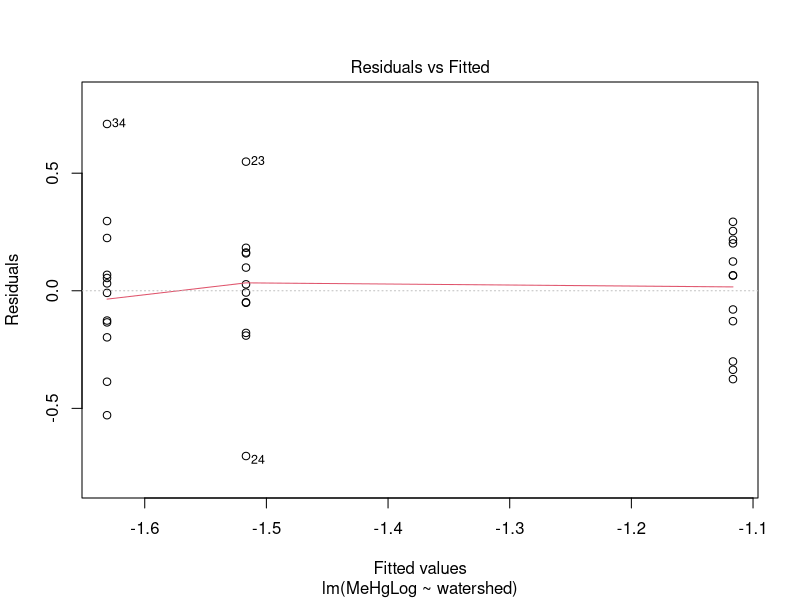
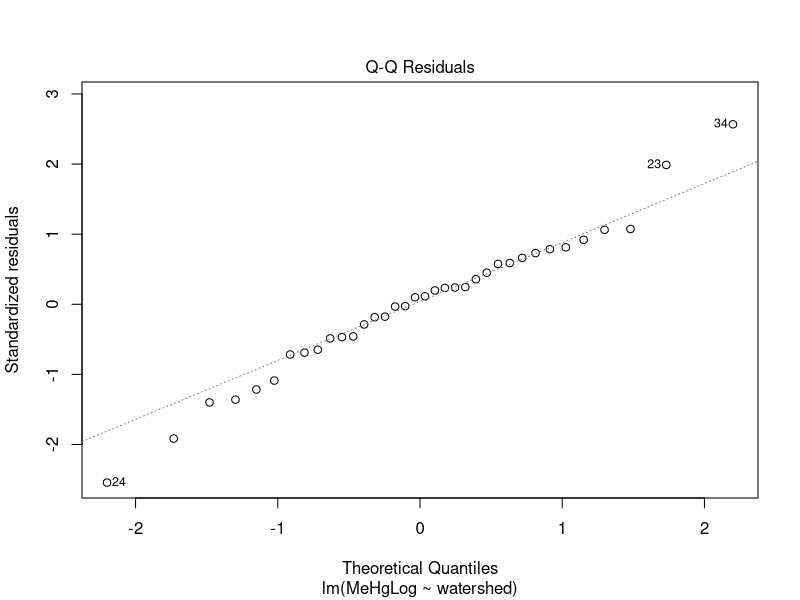
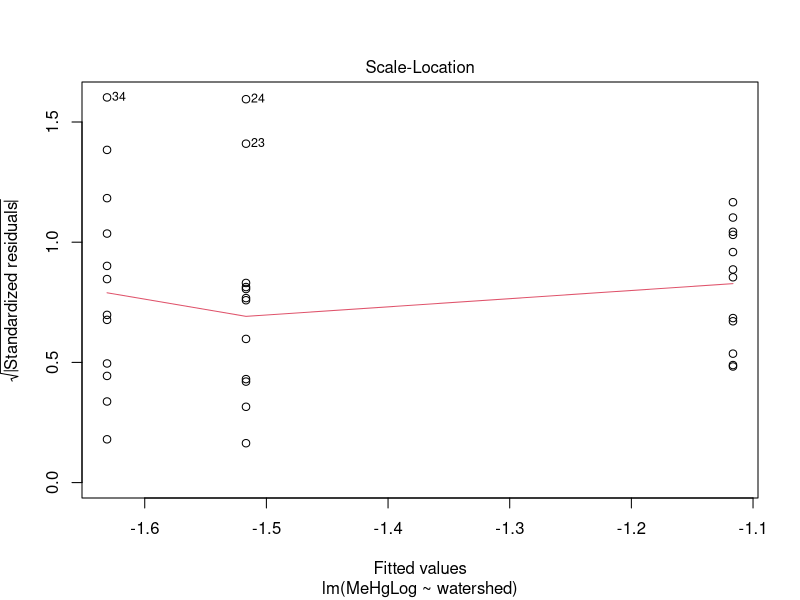
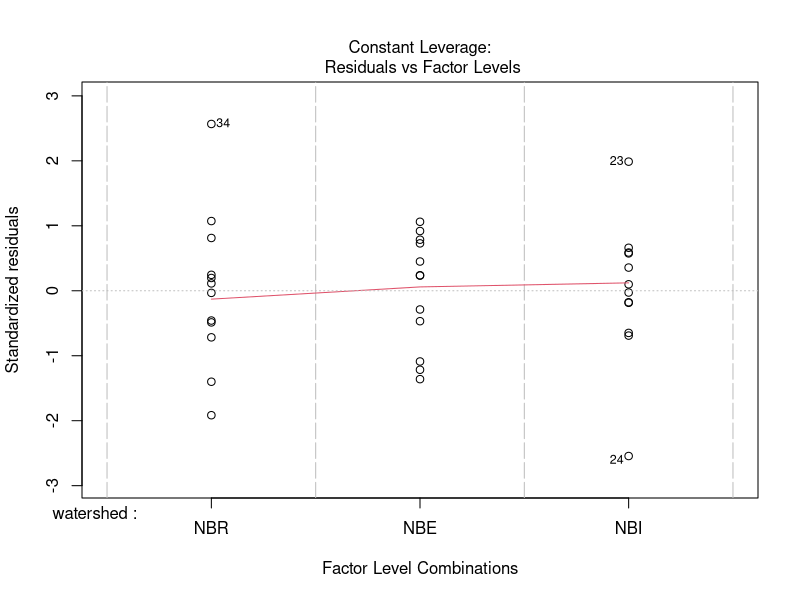
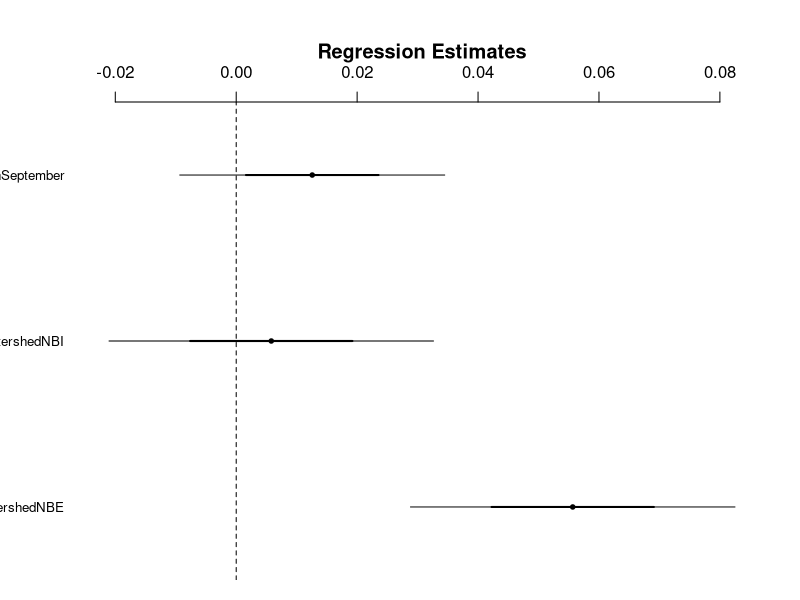
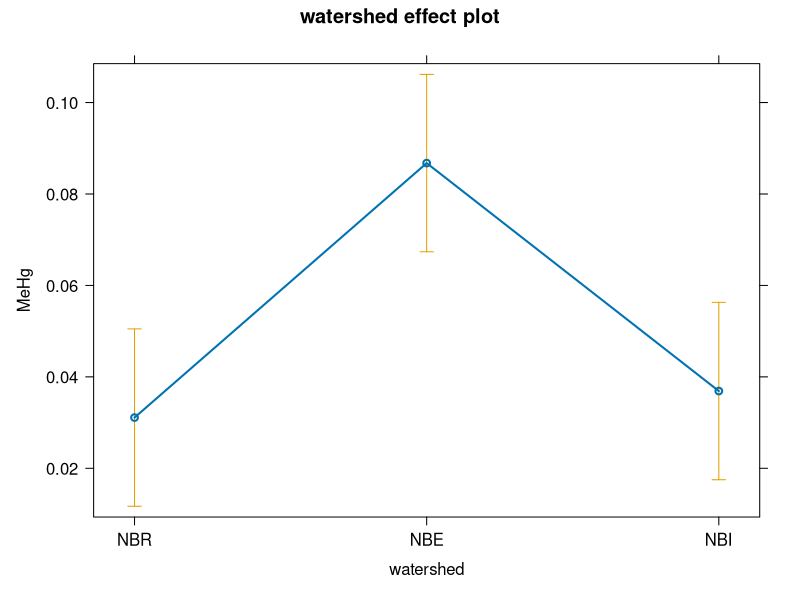

These charts were generated, in order, by the following R code:
######
#Assignment 6
#Linear models 
######
#Hypothesis: Does forestry in NB impact MeHg levels in streamwater in watersheds with
#varying levels of forestry intensity?  
#libraries
library(readr)
library(effects)
library(emmeans)
library(dplyr)
library(ggplot2)
library(arm)
library(car)
library(stringr)

waterMeHg<-read_csv("assignment6/SeptemberOctober2018MeHgFieldresults.csv")
waterMeHg$MeHgLog <- log(waterMeHg$MeHg, 10)

#arranging the sites from least harvested to most intensely harvested 
waterMeHg <- mutate(waterMeHg,
                  watershed=factor(watershed,
                              levels=c("NBR","NBE","NBI")))
print(levels(waterMeHg$watershed))

#diagnostic plot 
m1 <- lm(MeHgLog~watershed, data=waterMeHg)
plot(m1)

#inferential plot (e.g., a coefficient plot, or something from emmeans or effects)
pr <- function(m){printCoefmat(coef(summary(m)),
                               digits=3,signif.stars=FALSE)}

## coeff plot 
#making factors
waterMeHg$month <- factor(waterMeHg$month)
waterMeHg$watershed <- factor(waterMeHg$watershed)

m1 = lm(MeHg ~ watershed + month, data=waterMeHg)
coefplot(m1)

#making my model comparing the average MeHg values in each watershed
pr(lm1 <- lm(MeHg~watershed-1,data=waterMeHg))

### error: Error in model.frame.default(Terms, newdata, na.action = na.action, xlev = object$xlevels) : 
#factor watershed has new levels NBi. NBi missing from waterMeHg dataset
predict(lm1,newdata=data.frame(watershed=c("NBR","NBE","NBI")),
        interval="confidence")

#using emmeans
emmeans(lm1,specs=~watershed)

#graph summary
plot(allEffects(lm1))

####
#combining data frames of the MeHg data and the water chemistry data 
###
#use this to combine information from different .csv files.
## JD: had to add the directory to debug.
## Also: don't read the same file twice, it's bad practice
waterdata <- read.csv("assignment6/SeptemberOctober2018MeHgFieldresults.csv")

aveMeHg<- data.frame(waterMeHg %>%
  group_by(site)%>%
  summarise(aveMeHg=mean(MeHg))
)

waterdata<- data.frame(waterdata %>%
                       group_by(site)%>%
                       summarise(aveo2=mean(oxygen.mgL))
)

#adding watershed column to this data frame, I know this isn't the best option, but it works 
waterdata$watershed1 <-str_extract(waterdata$site, "NBE")
waterdata$watershed2 <-str_extract(waterdata$site, "NBR")
waterdata$watershed3 <-str_extract(waterdata$site, "NBI")

waterdata2 <- waterdata %>% mutate(watershed = coalesce(watershed1, watershed2, watershed3)) %>%
  dplyr::select(watershed, site, aveo2)

MeHg <- c(aveMeHg$aveMeHg) 
site  <- c(waterdata2$site)
watershed <- c(waterdata2$watershed)
oxygen <- c(waterdata2$aveo2)

water <- data.frame(
  watershed,
  site,
  MeHg,
  oxygen
)

water <- mutate(water,
                    watershed=factor(watershed,
                                     levels=c("NBR","NBE","NBI")))
print(levels(waterMeHg$watershed))

#didn't work
## JD: Works now, but I'm not sure what I fixed
pr(lm(MeHg~watershed,data=water,contrasts=list(oxygen=contr.sum)))        

## JD: Nice effort but I would like more explanations of what you found.

## Grade 2.1/3
